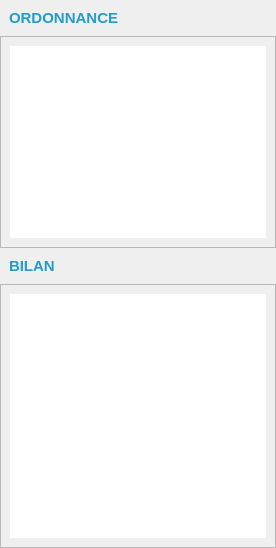
                                <widget class="QFrame" name="frame_25">
                                 <property name="minimumSize">
                                  <size>
                                   <width>0</width>
                                   <height>400</height>
                                  </size>
                                 </property>
                                 <property name="frameShape">
                                  <enum>QFrame::NoFrame</enum>
                                 </property>
                                 <property name="frameShadow">
                                  <enum>QFrame::Raised</enum>
                                 </property>
                                 <layout class="QVBoxLayout" name="verticalLayout_17">
                                  <property name="spacing">
                                   <number>0</number>
                                  </property>
                                  <property name="leftMargin">
                                   <number>0</number>
                                  </property>
                                  <property name="topMargin">
                                   <number>0</number>
                                  </property>
                                  <property name="rightMargin">
                                   <number>0</number>
                                  </property>
                                  <property name="bottomMargin">
                                   <number>0</number>
                                  </property>
                                  <item>
                                   <widget class="QFrame" name="frame_28">
                                    <property name="maximumSize">
                                     <size>
                                      <width>16777215</width>
                                      <height>36</height>
                                     </size>
                                    </property>
                                    <property name="frameShape">
                                     <enum>QFrame::NoFrame</enum>
                                    </property>
                                    <property name="frameShadow">
                                     <enum>QFrame::Raised</enum>
                                    </property>
                                    <layout class="QHBoxLayout" name="horizontalLayout_23">
                                     <item>
                                      <widget class="QLabel" name="label_25">
                                       <property name="font">
                                        <font>
                                         <pointsize>11</pointsize>
                                         <weight>75</weight>
                                         <bold>true</bold>
                                        </font>
                                       </property>
                                       <property name="styleSheet">
                                        <string notr="true">color: rgb(36, 156, 200);</string>
                                       </property>
                                       <property name="text">
                                        <string>ORDONNANCE</string>
                                       </property>
                                      </widget>
                                     </item>
                                    </layout>
                                   </widget>
                                  </item>
                                  <item>
                                   <widget class="QFrame" name="frame_29">
                                    <property name="frameShape">
                                     <enum>QFrame::NoFrame</enum>
                                    </property>
                                    <property name="frameShadow">
                                     <enum>QFrame::Raised</enum>
                                    </property>
                                    <layout class="QVBoxLayout" name="verticalLayout_18">
                                     <property name="spacing">
                                      <number>0</number>
                                     </property>
                                     <property name="leftMargin">
                                      <number>0</number>
                                     </property>
                                     <property name="topMargin">
                                      <number>0</number>
                                     </property>
                                     <property name="rightMargin">
                                      <number>0</number>
                                     </property>
                                     <property name="bottomMargin">
                                      <number>0</number>
                                     </property>
                                     <item>
                                      <widget class="QFrame" name="frame_33">
                                       <property name="minimumSize">
                                        <size>
                                         <width>0</width>
                                         <height>200</height>
                                        </size>
                                       </property>
                                       <property name="frameShape">
                                        <enum>QFrame::StyledPanel</enum>
                                       </property>
                                       <property name="frameShadow">
                                        <enum>QFrame::Raised</enum>
                                       </property>
                                       <layout class="QHBoxLayout" name="horizontalLayout_27">
                                        <item>
                                         <widget class="QTableWidget" name="tableOrdonnance">
                                          <property name="minimumSize">
                                           <size>
                                            <width>0</width>
                                            <height>140</height>
                                           </size>
                                          </property>
                                          <property name="styleSheet">
                                           <string notr="true"> QHeaderView::section {
     background-color: rgb(36, 156, 200);
     padding-left: 4px;
	height: 40px;
	border: none;
 }
 
 QHeaderView::section:checked
 {
 }

QTableView::item{
color: rgb(0, 0, 0);
}

QTableView::item:selected {
    background-color: #a0a0ff;
    color: black;
}</string>
                                          </property>
                                          <property name="frameShape">
                                           <enum>QFrame::NoFrame</enum>
                                          </property>
                                          <property name="frameShadow">
                                           <enum>QFrame::Plain</enum>
                                          </property>
                                          <property name="autoScroll">
                                           <bool>true</bool>
                                          </property>
                                          <property name="alternatingRowColors">
                                           <bool>true</bool>
                                          </property>
                                          <property name="selectionBehavior">
                                           <enum>QAbstractItemView::SelectRows</enum>
                                          </property>
                                          <property name="showGrid">
                                           <bool>false</bool>
                                          </property>
                                         </widget>
                                        </item>
                                       </layout>
                                      </widget>
                                     </item>
                                     <item>
                                      <widget class="QFrame" name="frame_30">
                                       <property name="minimumSize">
                                        <size>
                                         <width>0</width>
                                         <height>300</height>
                                        </size>
                                       </property>
                                       <property name="frameShape">
                                        <enum>QFrame::NoFrame</enum>
                                       </property>
                                       <property name="frameShadow">
                                        <enum>QFrame::Raised</enum>
                                       </property>
                                       <layout class="QVBoxLayout" name="verticalLayout_19">
                                        <property name="spacing">
                                         <number>0</number>
                                        </property>
                                        <property name="leftMargin">
                                         <number>0</number>
                                        </property>
                                        <property name="topMargin">
                                         <number>0</number>
                                        </property>
                                        <property name="rightMargin">
                                         <number>0</number>
                                        </property>
                                        <property name="bottomMargin">
                                         <number>0</number>
                                        </property>
                                        <item>
                                         <widget class="QFrame" name="frame_31">
                                          <property name="maximumSize">
                                           <size>
                                            <width>16777215</width>
                                            <height>36</height>
                                           </size>
                                          </property>
                                          <property name="frameShape">
                                           <enum>QFrame::NoFrame</enum>
                                          </property>
                                          <property name="frameShadow">
                                           <enum>QFrame::Raised</enum>
                                          </property>
                                          <layout class="QHBoxLayout" name="horizontalLayout_24">
                                           <item>
                                            <widget class="QLabel" name="label_26">
                                             <property name="font">
                                              <font>
                                               <pointsize>11</pointsize>
                                               <weight>75</weight>
                                               <bold>true</bold>
                                              </font>
                                             </property>
                                             <property name="styleSheet">
                                              <string notr="true">color: rgb(36, 156, 200);</string>
                                             </property>
                                             <property name="text">
                                              <string>BILAN</string>
                                             </property>
                                            </widget>
                                           </item>
                                          </layout>
                                         </widget>
                                        </item>
                                        <item>
                                         <widget class="QFrame" name="frame_32">
                                          <property name="frameShape">
                                           <enum>QFrame::StyledPanel</enum>
                                          </property>
                                          <property name="frameShadow">
                                           <enum>QFrame::Raised</enum>
                                          </property>
                                          <layout class="QHBoxLayout" name="horizontalLayout_25">
                                           <item>
                                            <widget class="QTableWidget" name="tableBilan">
                                             <property name="minimumSize">
                                              <size>
                                               <width>0</width>
                                               <height>140</height>
                                              </size>
                                             </property>
                                             <property name="styleSheet">
                                              <string notr="true"> QHeaderView::section {
     background-color: rgb(36, 156, 200);
     padding-left: 4px;
	height: 40px;
	border: none;
 }
 
 QHeaderView::section:checked
 {
 }

QTableView::item{
color: rgb(0, 0, 0);
}

QTableView::item:selected {
    background-color: #a0a0ff;
    color: black;
}</string>
                                             </property>
                                             <property name="frameShape">
                                              <enum>QFrame::NoFrame</enum>
                                             </property>
                                             <property name="frameShadow">
                                              <enum>QFrame::Plain</enum>
                                             </property>
                                             <property name="autoScroll">
                                              <bool>true</bool>
                                             </property>
                                             <property name="alternatingRowColors">
                                              <bool>true</bool>
                                             </property>
                                             <property name="selectionBehavior">
                                              <enum>QAbstractItemView::SelectRows</enum>
                                             </property>
                                             <property name="showGrid">
                                              <bool>false</bool>
                                             </property>
                                            </widget>
                                           </item>
                                          </layout>
                                         </widget>
                                        </item>
                                       </layout>
                                      </widget>
                                     </item>
                                    </layout>
                                   </widget>
                                  </item>
                                 </layout>
                                </widget>
